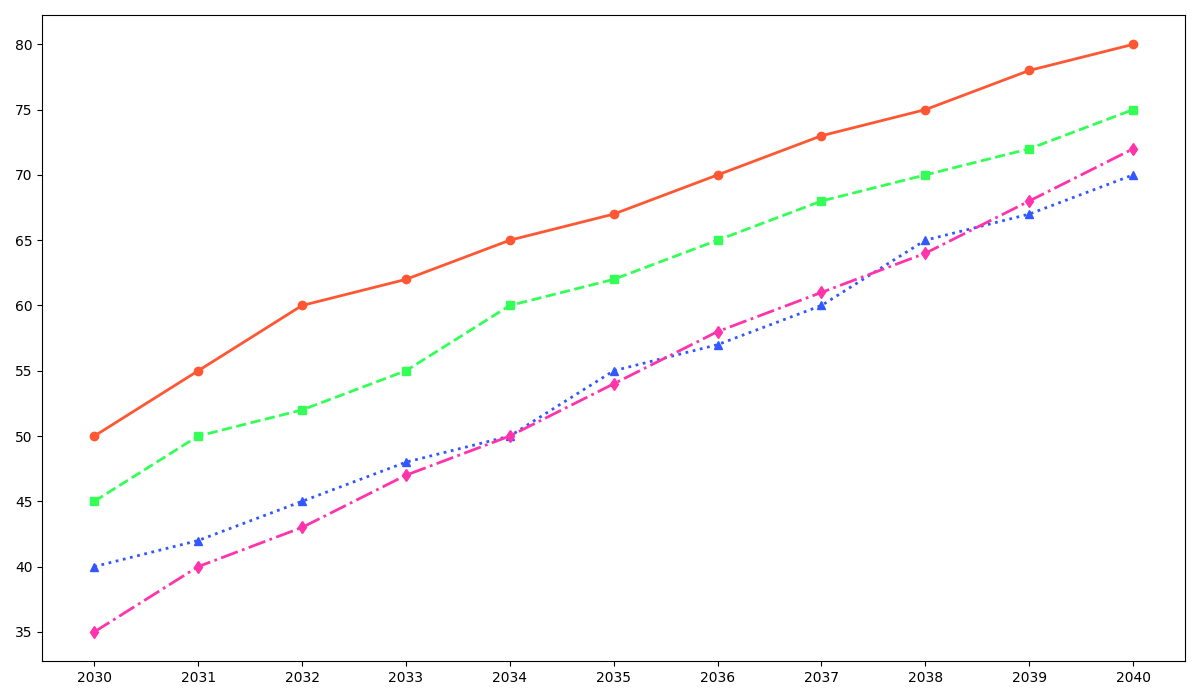

The Python source for this figure:
import matplotlib.pyplot as plt
import numpy as np

years = np.arange(2030, 2041)
solar_panels_A = np.array([50, 55, 60, 62, 65, 67, 70, 73, 75, 78, 80])
solar_panels_B = np.array([45, 50, 52, 55, 60, 62, 65, 68, 70, 72, 75])
solar_panels_C = np.array([40, 42, 45, 48, 50, 55, 57, 60, 65, 67, 70])
solar_panels_D = np.array([35, 40, 43, 47, 50, 54, 58, 61, 64, 68, 72])

fig, ax = plt.subplots(figsize=(12, 7))

ax.plot(years, solar_panels_A, linestyle='-', marker='o', color='#ff5733', linewidth=2, markersize=6)
ax.plot(years, solar_panels_B, linestyle='--', marker='s', color='#33ff57', linewidth=2, markersize=6)
ax.plot(years, solar_panels_C, linestyle=':', marker='^', color='#3357ff', linewidth=2, markersize=6)
ax.plot(years, solar_panels_D, linestyle='-.', marker='d', color='#ff33ab', linewidth=2, markersize=6)

ax.set_xticks(years)
ax.set_yticks(np.arange(35, 85, step=5))

plt.tight_layout()
plt.show()
